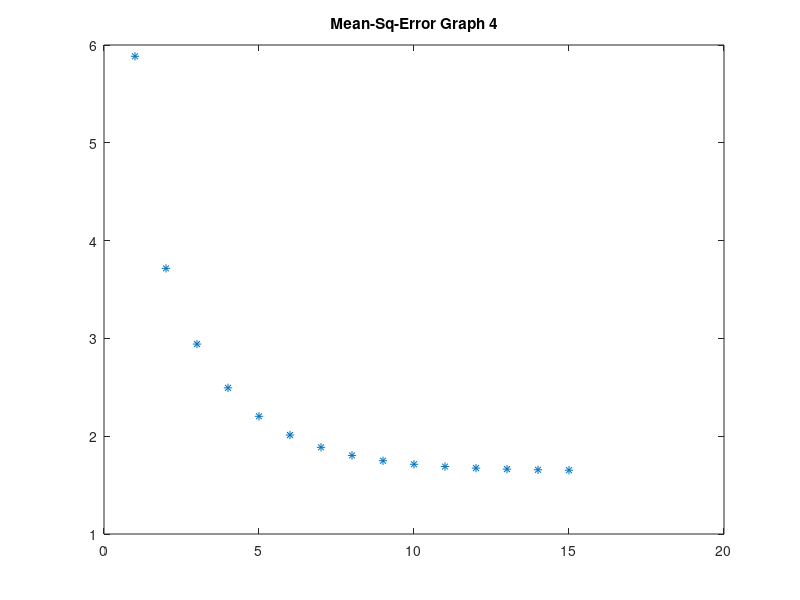

Write the MATLAB code that produced this figure.
function adalinenand
%input array
ar =  [1 1 -1 -1; 1 -1 1 -1];
   
% target array
t = [ -1, 1, -1, -1 ];
err=[];
 % taking bias in each case as 1

 %consider learning rate = 0.2
 w1 = 0.2; w2 = 0.2; 
 b = 0.2;
 yi=[];

 mse=[];
  
for i =1:15

    
        disp( "EPOCH ") 
        disp(i  )
       
      for j =1:4
           
            % calculating net input
             yi(j) = ar(1,j) * w1 + ar(2,j) * w2 + 1 * b;
             
             dif = t(j) - yi(j);
             err(j) = dif * dif;
             if(err(j)~=0)
            
                 %updated weights
                 w1 =w1+ 0.2  *dif *ar(1,j) ;
                 w2 =w2+ 0.2 * dif * ar(2,j) ;
                 b = b+0.2 * dif * 0.2;
                 

             else
                 w1=w1;
                 w2=w2;
                 b=b;
             end
       
       disp('w1:');
       disp(w1);
       disp('w2:');
       disp(w2);
         
       
      end
       disp(" Errors" )
       disp(err);
       
           er=err(1)+err(2)+err(3)+err(4);
           mse(i)=er;
           disp(er)
           
          
end
 



for p =1:4
    final(1,p)=w1*ar(1,p)+w2*ar(2,p)+b;
end

x=[1,2,3,4,5,6,7,8,9,10,11,12,13,14,15];
y=mse;
plot(x,y,'*')
title("Mean-Sq-Error Graph 4")